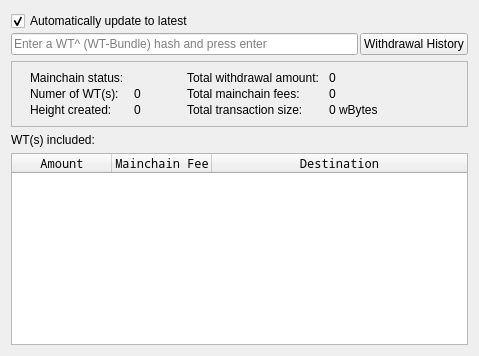
             <widget class="QWidget" name="tab">
              <attribute name="title">
               <string>WT-Bundles</string>
              </attribute>
              <layout class="QVBoxLayout" name="verticalLayout_5">
               <item>
                <widget class="QFrame" name="frame_5">
                 <property name="frameShape">
                  <enum>QFrame::NoFrame</enum>
                 </property>
                 <property name="frameShadow">
                  <enum>QFrame::Raised</enum>
                 </property>
                 <property name="lineWidth">
                  <number>0</number>
                 </property>
                 <layout class="QGridLayout" name="gridLayout_16">
                  <property name="leftMargin">
                   <number>0</number>
                  </property>
                  <property name="topMargin">
                   <number>0</number>
                  </property>
                  <property name="rightMargin">
                   <number>0</number>
                  </property>
                  <property name="bottomMargin">
                   <number>0</number>
                  </property>
                  <property name="spacing">
                   <number>2</number>
                  </property>
                  <item row="1" column="0">
                   <widget class="QLineEdit" name="lineEditWTPrimeHash">
                    <property name="maxLength">
                     <number>64</number>
                    </property>
                    <property name="placeholderText">
                     <string>Enter a WT^ (WT-Bundle) hash and press enter</string>
                    </property>
                    <property name="clearButtonEnabled">
                     <bool>true</bool>
                    </property>
                   </widget>
                  </item>
                  <item row="0" column="0">
                   <widget class="QCheckBox" name="checkBoxAutoWTPrimeRefresh">
                    <property name="text">
                     <string>Automatically update to latest</string>
                    </property>
                    <property name="checked">
                     <bool>true</bool>
                    </property>
                   </widget>
                  </item>
                  <item row="1" column="1">
                   <widget class="QPushButton" name="pushButtonShowPastWTPrimes">
                    <property name="text">
                     <string>Withdrawal History</string>
                    </property>
                   </widget>
                  </item>
                 </layout>
                </widget>
               </item>
               <item>
                <widget class="QFrame" name="frame_2">
                 <property name="sizePolicy">
                  <sizepolicy hsizetype="Preferred" vsizetype="Maximum">
                   <horstretch>0</horstretch>
                   <verstretch>0</verstretch>
                  </sizepolicy>
                 </property>
                 <property name="frameShape">
                  <enum>QFrame::StyledPanel</enum>
                 </property>
                 <property name="frameShadow">
                  <enum>QFrame::Raised</enum>
                 </property>
                 <layout class="QHBoxLayout" name="horizontalLayout_4">
                  <item>
                   <widget class="QFrame" name="frame_8">
                    <property name="sizePolicy">
                     <sizepolicy hsizetype="Preferred" vsizetype="Maximum">
                      <horstretch>0</horstretch>
                      <verstretch>0</verstretch>
                     </sizepolicy>
                    </property>
                    <property name="frameShape">
                     <enum>QFrame::NoFrame</enum>
                    </property>
                    <property name="frameShadow">
                     <enum>QFrame::Raised</enum>
                    </property>
                    <layout class="QGridLayout" name="gridLayout_3">
                     <property name="topMargin">
                      <number>0</number>
                     </property>
                     <property name="rightMargin">
                      <number>0</number>
                     </property>
                     <property name="bottomMargin">
                      <number>0</number>
                     </property>
                     <property name="horizontalSpacing">
                      <number>10</number>
                     </property>
                     <property name="verticalSpacing">
                      <number>2</number>
                     </property>
                     <item row="2" column="0">
                      <widget class="QLabel" name="label_33">
                       <property name="text">
                        <string>Height created:</string>
                       </property>
                      </widget>
                     </item>
                     <item row="0" column="2" rowspan="3">
                      <spacer name="horizontalSpacer_8">
                       <property name="orientation">
                        <enum>Qt::Horizontal</enum>
                       </property>
                       <property name="sizeType">
                        <enum>QSizePolicy::Maximum</enum>
                       </property>
                       <property name="sizeHint" stdset="0">
                        <size>
                         <width>40</width>
                         <height>20</height>
                        </size>
                       </property>
                      </spacer>
                     </item>
                     <item row="1" column="1">
                      <widget class="QLabel" name="labelNumWT">
                       <property name="text">
                        <string>0</string>
                       </property>
                      </widget>
                     </item>
                     <item row="2" column="1">
                      <widget class="QLabel" name="labelBlockHeight">
                       <property name="text">
                        <string>0</string>
                       </property>
                      </widget>
                     </item>
                     <item row="1" column="0">
                      <widget class="QLabel" name="label_27">
                       <property name="text">
                        <string>Numer of WT(s):</string>
                       </property>
                      </widget>
                     </item>
                     <item row="0" column="0">
                      <widget class="QLabel" name="label_11">
                       <property name="text">
                        <string>Mainchain status:</string>
                       </property>
                      </widget>
                     </item>
                     <item row="0" column="1">
                      <widget class="QLabel" name="labelStatus">
                       <property name="text">
                        <string/>
                       </property>
                      </widget>
                     </item>
                    </layout>
                   </widget>
                  </item>
                  <item>
                   <widget class="QFrame" name="frame_4">
                    <property name="sizePolicy">
                     <sizepolicy hsizetype="Preferred" vsizetype="Maximum">
                      <horstretch>0</horstretch>
                      <verstretch>0</verstretch>
                     </sizepolicy>
                    </property>
                    <property name="frameShape">
                     <enum>QFrame::NoFrame</enum>
                    </property>
                    <property name="frameShadow">
                     <enum>QFrame::Raised</enum>
                    </property>
                    <layout class="QGridLayout" name="gridLayout_5">
                     <property name="leftMargin">
                      <number>0</number>
                     </property>
                     <property name="topMargin">
                      <number>0</number>
                     </property>
                     <property name="rightMargin">
                      <number>0</number>
                     </property>
                     <property name="bottomMargin">
                      <number>0</number>
                     </property>
                     <property name="horizontalSpacing">
                      <number>10</number>
                     </property>
                     <property name="verticalSpacing">
                      <number>2</number>
                     </property>
                     <item row="1" column="0">
                      <widget class="QLabel" name="label_30">
                       <property name="text">
                        <string>Total mainchain fees:</string>
                       </property>
                      </widget>
                     </item>
                     <item row="1" column="1">
                      <widget class="QLabel" name="labelTotalFees">
                       <property name="text">
                        <string>0</string>
                       </property>
                      </widget>
                     </item>
                     <item row="0" column="2" rowspan="3">
                      <spacer name="horizontalSpacer_9">
                       <property name="orientation">
                        <enum>Qt::Horizontal</enum>
                       </property>
                       <property name="sizeHint" stdset="0">
                        <size>
                         <width>40</width>
                         <height>20</height>
                        </size>
                       </property>
                      </spacer>
                     </item>
                     <item row="0" column="1">
                      <widget class="QLabel" name="labelTotalAmount">
                       <property name="text">
                        <string>0</string>
                       </property>
                      </widget>
                     </item>
                     <item row="2" column="0">
                      <widget class="QLabel" name="label_2">
                       <property name="text">
                        <string>Total transaction size:</string>
                       </property>
                      </widget>
                     </item>
                     <item row="0" column="0">
                      <widget class="QLabel" name="label_25">
                       <property name="text">
                        <string>Total withdrawal amount:</string>
                       </property>
                      </widget>
                     </item>
                     <item row="2" column="1">
                      <widget class="QLabel" name="labelTotalSize">
                       <property name="text">
                        <string>0 wBytes</string>
                       </property>
                      </widget>
                     </item>
                    </layout>
                   </widget>
                  </item>
                  <item>
                   <spacer name="horizontalSpacer_11">
                    <property name="orientation">
                     <enum>Qt::Horizontal</enum>
                    </property>
                    <property name="sizeType">
                     <enum>QSizePolicy::MinimumExpanding</enum>
                    </property>
                    <property name="sizeHint" stdset="0">
                     <size>
                      <width>40</width>
                      <height>20</height>
                     </size>
                    </property>
                   </spacer>
                  </item>
                 </layout>
                </widget>
               </item>
               <item>
                <widget class="QLabel" name="label_24">
                 <property name="text">
                  <string>WT(s) included:</string>
                 </property>
                </widget>
               </item>
               <item>
                <widget class="QTableWidget" name="tableWidgetWTs">
                 <property name="font">
                  <font>
                   <family>Noto Mono</family>
                  </font>
                 </property>
                 <property name="sizeAdjustPolicy">
                  <enum>QAbstractScrollArea::AdjustIgnored</enum>
                 </property>
                 <property name="editTriggers">
                  <set>QAbstractItemView::NoEditTriggers</set>
                 </property>
                 <property name="selectionMode">
                  <enum>QAbstractItemView::NoSelection</enum>
                 </property>
                 <property name="textElideMode">
                  <enum>Qt::ElideRight</enum>
                 </property>
                 <property name="wordWrap">
                  <bool>false</bool>
                 </property>
                 <property name="cornerButtonEnabled">
                  <bool>false</bool>
                 </property>
                 <property name="rowCount">
                  <number>0</number>
                 </property>
                 <attribute name="horizontalHeaderCascadingSectionResizes">
                  <bool>false</bool>
                 </attribute>
                 <attribute name="horizontalHeaderStretchLastSection">
                  <bool>true</bool>
                 </attribute>
                 <attribute name="verticalHeaderStretchLastSection">
                  <bool>false</bool>
                 </attribute>
                 <column>
                  <property name="text">
                   <string>Amount</string>
                  </property>
                 </column>
                 <column>
                  <property name="text">
                   <string>Mainchain Fee</string>
                  </property>
                 </column>
                 <column>
                  <property name="text">
                   <string>Destination</string>
                  </property>
                 </column>
                </widget>
               </item>
              </layout>
             </widget>
